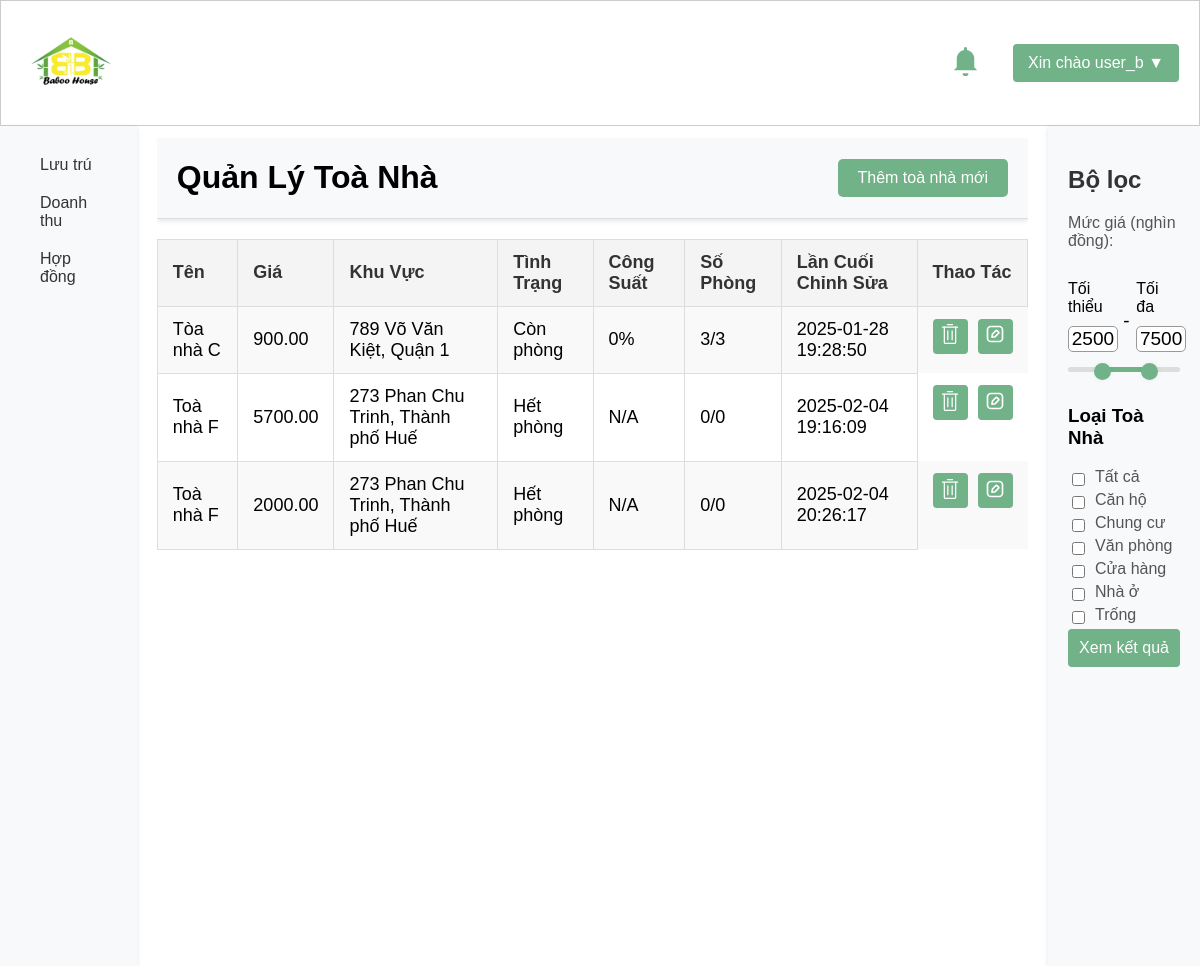
Page /templates/manage_buildings.php (signed in) on the earlier database version.
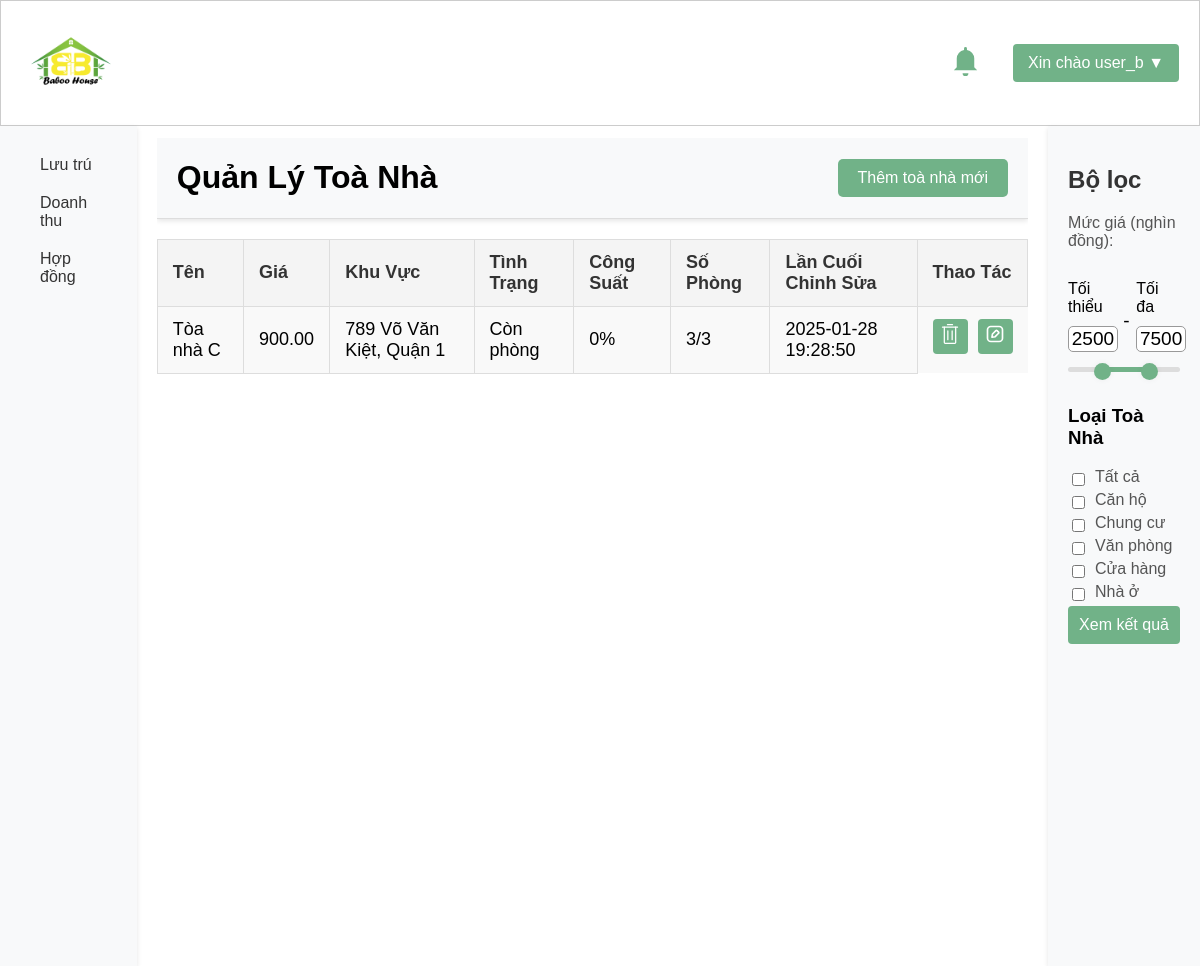
Same page on the later database version.
### tables this page shows
CREATE TABLE `buildings` (
  `building_id` int(11) NOT NULL,
  `user_id` int(11) DEFAULT NULL,
  `name` varchar(255) DEFAULT NULL,
  `address` varchar(255) DEFAULT NULL,
  `rental_price` decimal(10,2) DEFAULT NULL,
  `owner_name` varchar(255) DEFAULT NULL,
  `owner_phone` varchar(50) DEFAULT NULL,
  `building_type` varchar(50) DEFAULT NULL,
  `electricity_price` decimal(10,2) DEFAULT NULL,
  `water_price` decimal(10,2) DEFAULT NULL,
  `description` text DEFAULT NULL,
  `last_modified` datetime DEFAULT NULL,
  `photo_urls` text DEFAULT NULL,
  `approved` tinyint(1) DEFAULT 0
);

### admin/getallbuilding.php (called while the page is built, shortened)
<?php
require '../config/database.php';
function getAllBuildings($min_price = 0, $max_price = 5000, $selected_types = [], $user_id = NULL) {
    global $conn;
    $sql = "SELECT * FROM buildings WHERE rental_price BETWEEN ? AND ?";
    if ($user_id) {
        $sql .= " AND user_id = $user_id";
    }
    $stmt = $conn->prepare($sql);
    $params = [$min_price, $max_price];
    $binding_types = str_repeat('i', 2);
    $stmt->bind_param($binding_types, ...$params);
    $stmt->execute();
    $result = $stmt->get_result();
    return $result;
}
function getDistinctBuildingTypes() {
    global $conn;
    $sql = "SELECT DISTINCT building_type FROM buildings";
    $result = $conn->query($sql);
    $types = [];
    while ($row = $result->fetch_assoc()) {
        $types[] = $row['building_type'];
    }
    return $types;
}
?>

### admin/getallroom.php (called while the page is built, shortened)
<?php
require '../config/database.php';
function getAllAvailableRooms($building_id) {
    global $conn;
    $rented_sql = "SELECT COUNT(*) AS rented_count FROM rooms WHERE building_id = ? AND room_status = 'Còn trống'";
    $total_sql = "SELECT COUNT(*) AS number_rooms FROM rooms WHERE building_id = ?";
    $stmt = $conn->prepare($rented_sql);
    if ($building_id) {
        $stmt->bind_param("i", $building_id);
    }
    $stmt->execute();
    $rented_result = $stmt->get_result();
    $rented_data = $rented_result->fetch_assoc();
    $rented_count = $rented_data['rented_count'];
    $stmt = $conn->prepare($total_sql);
    if ($building_id) {
        $stmt->bind_param("i", $building_id);
    }
    $stmt->execute();
    $total_result = $stmt->get_result();
    $total_data = $total_result->fetch_assoc();
    $number_rooms = $total_data['number_rooms'];
    return [
        'rented_count' => $rented_count,
        'number_rooms' => $number_rooms
    ];
}
?>

### templates/manage_buildings.php (the view, shortened to what the changed rows need)
<?php
include '../admin/getallbuilding.php';
include '../admin/getallroom.php';
$min_price = isset($_GET['min_price']) ? (int)$_GET['min_price'] : 0;
$max_price = isset($_GET['max_price']) ? (int)$_GET['max_price'] : 10000;
$selected_types = isset($_GET['building_type']) ? $_GET['building_type'] : [];
$buildings = getAllBuildings($min_price, $max_price, $selected_types, $_SESSION['user_id']);
$building_types = getDistinctBuildingTypes();
?>
<!DOCTYPE html>
<html lang="en">
<head>
    <link href="../assets/css/filter.css" rel="stylesheet">
</head>
<body>
    <?php include '../includes/header.php'; ?>
    <div class="head-container">
        <?php include '../includes/filter_buildings.php'; ?>
        <div class="main-content">
            <div class="manage-head">
                <h1>Quản Lý Toà Nhà</h1>
            </div>
            <table>
                <tr>
                    <th>Tên</th>
                    <th>Giá</th>
                    <th>Khu Vực</th>
                    <th>Tình Trạng</th>
                    <th>Công Suất</th>
                    <th>Số Phòng</th>
                    <th>Lần Cuối Chỉnh Sửa</th>
                    <th>Thao Tác</th>
                </tr>
                <?php if ($buildings->num_rows > 0): ?>
                    <?php while ($building = $buildings->fetch_assoc()): ?>
                        <tr onclick="location.href='edit_rooms.php?building_id=<?php echo htmlspecialchars($building['building_id']); ?>'" style="cursor: pointer;">
                            <?php
                            $availableRooms = getAllAvailableRooms($building['building_id']);
                            $rentedCount = $availableRooms["rented_count"];
                            $totalRooms = $availableRooms["number_rooms"];
                            ?>
                            <td><?php echo htmlspecialchars($building['name']); ?></td>
                            <td><?php echo htmlspecialchars($building['rental_price']); ?></td>
                            <td><?php echo htmlspecialchars($building['address']); ?></td>
                            <td>
                                <?php if ($rentedCount == 0): ?>
                                    Hết phòng
                                <?php else: ?>
                                    Còn phòng
                                <?php endif; ?>
                            </td>
                            <td>
                                <?php if ($totalRooms == 0): ?>
                                    N/A
                                <?php else: ?>
                                    <?php echo htmlspecialchars(100 - ($rentedCount / $totalRooms) * 100); ?>%
                                <?php endif; ?>
                            </td>
                            <td>
                                <?php echo htmlspecialchars($rentedCount); ?>/<?php echo htmlspecialchars($totalRooms); ?>
                            </td>
                            <td><?php echo htmlspecialchars($building['last_modified']); ?></td>
                            <td class="crud-btn">
                                <form action="../admin/delete_building.php" method="post" onsubmit="return confirm('Are you sure you want to delete this building?');" style="display:inline;">
                                    <button class="delete" type="submit"><img src="../assets/icons/bin.svg"></button>
                                </form>
                                <form action="../templates/edit_building.php" method="get" style="display:inline;">
                                    <button class="edit" type="submit"><img src="../assets/icons/edit.svg"></button>
                                </form>
                            </td>
                        </tr>
                    <?php endwhile; ?>
                <?php else: ?>
                    <tr>
                        <td colspan="10">Không tìm thấy toà nhà</td>
                    </tr>
                <?php endif; ?>
            </table>
        </div>
    </div>
</body>
</html>

### includes/filter_buildings.php (shortened to what the changed rows need)
<div class="sidebar">
    <h2>Bộ lọc</h2>
    <form class="filter-form" method="get" action="manage_buildings.php">
        <?php foreach ($building_types as $type): ?>
            <div class="checkbox-container">
                <input type="checkbox" name="building_type[]" value="<?php echo htmlspecialchars($type); ?>" id="<?php echo htmlspecialchars($type); ?>" class="building-type-checkbox" onclick="updateAllCheckbox()">
                <label for="<?php echo htmlspecialchars($type); ?>"><?php echo htmlspecialchars($type); ?></label>
            </div>
        <?php endforeach; ?>
    </form>
</div>

Differences in the rows shown:
removed buildings: name "Toà nhà F", rental_price "5700.00", address "273 Phan Chu Trinh, Thành phố Huế", shows "Hết phòng", shows "N/A", rentedCount "0", totalRooms "0", last_modified "2025-02-04 19:16:09"
removed buildings: name "Toà nhà F", rental_price "2000.00", address "273 Phan Chu Trinh, Thành phố Huế", shows "Hết phòng", shows "N/A", rentedCount "0", totalRooms "0", last_modified "2025-02-04 20:26:17"
Other differences:
list line gone: "☐ Trống"
